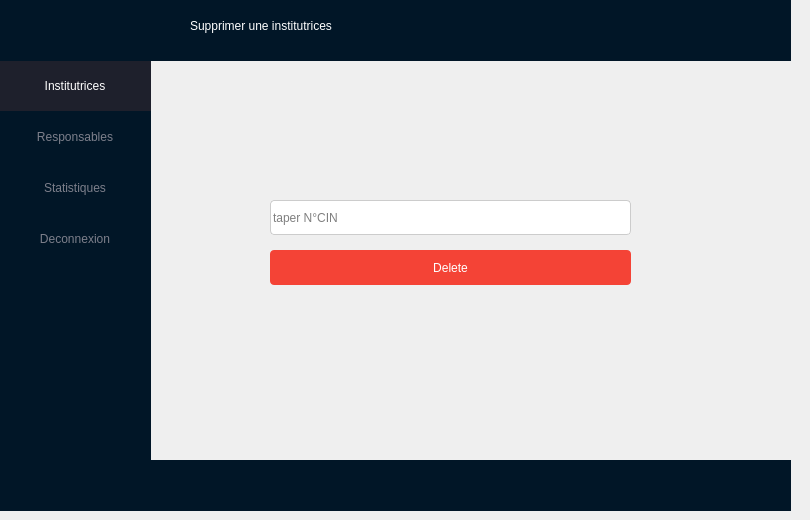
    <widget class="QWidget" name="page_4">
     <widget class="QPushButton" name="pB_delete">
      <property name="geometry">
       <rect>
        <x>270</x>
        <y>250</y>
        <width>361</width>
        <height>35</height>
       </rect>
      </property>
      <property name="cursor">
       <cursorShape>PointingHandCursor</cursorShape>
      </property>
      <property name="styleSheet">
       <string notr="true">background-color: #f44336;
color: white;
border: none;
border-radius: 4px;

</string>
      </property>
      <property name="text">
       <string>Delete</string>
      </property>
     </widget>
     <widget class="QLineEdit" name="lineEditDeleteCin">
      <property name="geometry">
       <rect>
        <x>270</x>
        <y>200</y>
        <width>361</width>
        <height>35</height>
       </rect>
      </property>
      <property name="styleSheet">
       <string notr="true">border: 1px solid #ccc;
    border-radius: 4px;</string>
      </property>
      <property name="inputMask">
       <string notr="true"/>
      </property>
      <property name="text">
       <string notr="true"/>
      </property>
      <property name="echoMode">
       <enum>QLineEdit::Normal</enum>
      </property>
      <property name="dragEnabled">
       <bool>false</bool>
      </property>
      <property name="placeholderText">
       <string>taper N°CIN</string>
      </property>
      <property name="clearButtonEnabled">
       <bool>false</bool>
      </property>
     </widget>
     <widget class="QFrame" name="frame_53">
      <property name="geometry">
       <rect>
        <x>0</x>
        <y>0</y>
        <width>151</width>
        <height>501</height>
       </rect>
      </property>
      <property name="styleSheet">
       <string notr="true">background-color: #011627;
border:3px solide rgb(136, 136, 136);
</string>
      </property>
      <property name="frameShape">
       <enum>QFrame::StyledPanel</enum>
      </property>
      <property name="frameShadow">
       <enum>QFrame::Raised</enum>
      </property>
      <widget class="QFrame" name="frame_54">
       <property name="geometry">
        <rect>
         <x>-10</x>
         <y>-20</y>
         <width>181</width>
         <height>80</height>
        </rect>
       </property>
       <property name="styleSheet">
        <string notr="true">background-color: rgb(164, 137, 214);</string>
       </property>
       <property name="frameShape">
        <enum>QFrame::StyledPanel</enum>
       </property>
       <property name="frameShadow">
        <enum>QFrame::Raised</enum>
       </property>
      </widget>
      <widget class="QPushButton" name="btnLogout_14">
       <property name="geometry">
        <rect>
         <x>-10</x>
         <y>213</y>
         <width>170</width>
         <height>51</height>
        </rect>
       </property>
       <property name="cursor">
        <cursorShape>PointingHandCursor</cursorShape>
       </property>
       <property name="styleSheet">
        <string notr="true">border:none;
color:#7D7F8B;
font: 75 11pt &quot;Calibri&quot;;</string>
       </property>
       <property name="text">
        <string>Deconnexion</string>
       </property>
      </widget>
      <widget class="QPushButton" name="btnStatStock_14">
       <property name="geometry">
        <rect>
         <x>-10</x>
         <y>162</y>
         <width>170</width>
         <height>51</height>
        </rect>
       </property>
       <property name="cursor">
        <cursorShape>PointingHandCursor</cursorShape>
       </property>
       <property name="styleSheet">
        <string notr="true">border:none;
color:#7D7F8B;
font: 75 11pt &quot;Calibri&quot;;</string>
       </property>
       <property name="text">
        <string>Statistiques</string>
       </property>
      </widget>
      <widget class="QPushButton" name="btnResp_4">
       <property name="geometry">
        <rect>
         <x>-10</x>
         <y>111</y>
         <width>170</width>
         <height>51</height>
        </rect>
       </property>
       <property name="cursor">
        <cursorShape>PointingHandCursor</cursorShape>
       </property>
       <property name="styleSheet">
        <string notr="true">border:none;
color:#7D7F8B;
font: 75 11pt &quot;Calibri&quot;;
</string>
       </property>
       <property name="text">
        <string>Responsables</string>
       </property>
      </widget>
      <widget class="QPushButton" name="btnInst_4">
       <property name="geometry">
        <rect>
         <x>-10</x>
         <y>60</y>
         <width>170</width>
         <height>51</height>
        </rect>
       </property>
       <property name="cursor">
        <cursorShape>PointingHandCursor</cursorShape>
       </property>
       <property name="styleSheet">
        <string notr="true">
border:none;
background-color: rgba(30, 32, 44, 255);
color: rgb(255, 255, 255);
color:white;
font: 75 11pt &quot;Calibri&quot;;</string>
       </property>
       <property name="text">
        <string>Institutrices</string>
       </property>
      </widget>
     </widget>
     <widget class="QFrame" name="frame_55">
      <property name="geometry">
       <rect>
        <x>-10</x>
        <y>460</y>
        <width>801</width>
        <height>51</height>
       </rect>
      </property>
      <property name="styleSheet">
       <string notr="true">background-color: #011627;
border:3px solide rgb(136, 136, 136);
</string>
      </property>
      <property name="frameShape">
       <enum>QFrame::StyledPanel</enum>
      </property>
      <property name="frameShadow">
       <enum>QFrame::Raised</enum>
      </property>
     </widget>
     <widget class="QFrame" name="frame_56">
      <property name="geometry">
       <rect>
        <x>-10</x>
        <y>0</y>
        <width>801</width>
        <height>61</height>
       </rect>
      </property>
      <property name="styleSheet">
       <string notr="true">background-color: #011627;
border:3px solide rgb(136, 136, 136);
</string>
      </property>
      <property name="frameShape">
       <enum>QFrame::StyledPanel</enum>
      </property>
      <property name="frameShadow">
       <enum>QFrame::Raised</enum>
      </property>
      <widget class="QLabel" name="label_32">
       <property name="geometry">
        <rect>
         <x>200</x>
         <y>10</y>
         <width>241</width>
         <height>31</height>
        </rect>
       </property>
       <property name="styleSheet">
        <string notr="true">color:white;
font: 14pt &quot;MS Shell Dlg 2&quot;;</string>
       </property>
       <property name="text">
        <string>Supprimer une institutrices</string>
       </property>
      </widget>
      <widget class="QPushButton" name="home_8">
       <property name="geometry">
        <rect>
         <x>60</x>
         <y>10</y>
         <width>41</width>
         <height>41</height>
        </rect>
       </property>
       <property name="styleSheet">
        <string notr="true">border-image:url(&quot;C:/Users/mohamed ben samir/Documents/profil/images/home.png&quot;);

color:#000;</string>
       </property>
       <property name="text">
        <string/>
       </property>
      </widget>
     </widget>
    </widget>
